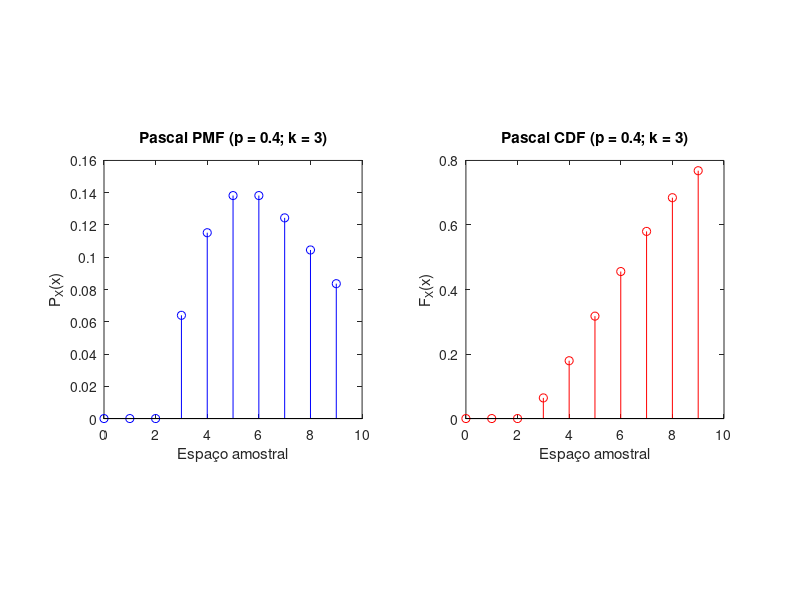

Recreate this plot in MATLAB.
clear all clc clf

% Função para calcular a função de massa de probabilidade (pmf) de uma variável aleatória de Pascal
function pmf=pascalpmf(k,p,x)
  % Para a variável aleatória de Pascal (k,p) X, e
  % vetor de entrada x, a saída é um
  % vetor pmf: pmf(i)=Prob[X=x(i)]
  x=x(:);
  n=max(x);
  i=(k:n-1)';
  ip= [1 ;(1-p)*(i./(i+1-k))];
  % pb=todas as probabilidades de pascal n-k+1
  pb=(p^k)*cumprod(ip);
  okx=(x==floor(x)).*(x>=k);
  % define x(i) ruim=k para parar indexação ruim
  x=(okx.*x) + k*(1-okx);
  % pmf(i)=0 a menos que x(i) >= k
  pmf=okx.*pb(x-k+1);
endfunction

% Função para calcular a função de distribuição cumulativa (cdf) de uma variável aleatória de Pascal
function cdf=pascalcdf(k,p,x)
  % Para uma variável aleatória de Pascal (k,p) X
  % e vetor de entrada x, a saída
  % é um vetor cdf tal que
  % cdf(i)=Prob[X<=x(i)]
  x=floor(x(:)); % para x(i) não inteiro
  allx=k:max(x);
  % allcdf contém todos os valores cdf necessários
  allcdf=cumsum(pascalpmf(k,p,allx));
  % x_i < k têm probabilidade zero,
  % outros valores estão OK
  okx=(x>=k);
  % define x(i) de probabilidade zero=k,
  % apenas para que a indexação não seja estragada
  x=(okx.*x) +((1-okx)*k);
  cdf= okx.*allcdf(x-k+1);
  cdf = cdf';
endfunction

% Função para calcular o valor esperado de uma variável aleatória
function E = expectedValue(sx, px)
  v = sx .* px;
  E = sum(v);
endfunction

% Espaço amostral e parâmetro
sx = 0:1:9;
p  = 0.4;
k  = 3;

% Cálculo da PMF e CDF
px = pascalpmf(k, p, sx);
fx = pascalcdf(k, p, sx);
px = px';

% Valor esperado
E = expectedValue(sx, px)

% Plot da PMF
figure(1);
subplot(1,2,1);
stem(sx, px, 'b');
title("Pascal PMF (p = 0.4; k = 3)");
xlabel("Espaço amostral");
ylabel('P_X(x)');
axis square

% Plot da CDF
figure(1);
subplot(1,2,2);
stem(sx, fx, 'r');
title("Pascal CDF (p = 0.4; k = 3)");
xlabel("Espaço amostral");
ylabel('F_X(x)');
axis square
